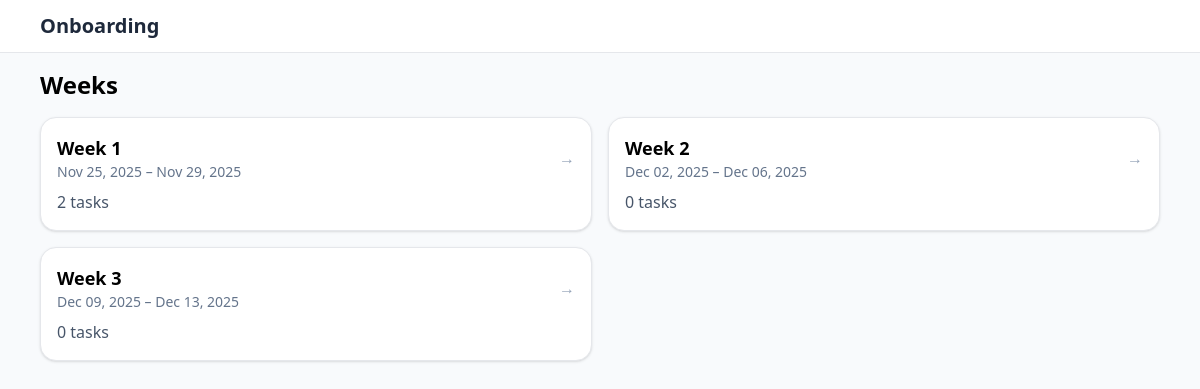
Page /weeks on the committed database.
### Onboarding/models.py (models this page shows)
class Week(db.Model):
    __tablename__ = "weeks"
    id = db.Column(db.Integer, primary_key=True)
    title = db.Column(db.String(255), nullable=False, default="Week")
    start_date = db.Column(db.Date, nullable=True)
    end_date = db.Column(db.Date, nullable=True)
    onboarding_plan_id = db.Column(
        db.Integer, db.ForeignKey("onboarding_plans.id"), nullable=True
    )
    onboarding_plan = db.relationship("OnboardingPlan", back_populates="weeks")
    tasks = db.relationship(
        "Task",
        back_populates="week",
        lazy="selectin",
        cascade="all, delete-orphan",
        order_by="Task.sort_order.asc().nullsfirst(), Task.id.asc()",
    )

### app.py (the view)
@app.get("/weeks")
def weeks():
    all_weeks = Week.query.order_by(Week.start_date.asc()).all()
    return render_template("weeks.html", weeks=all_weeks)

### app.py (called while the page is built)
@app.context_processor
def inject_build_ts():
    return {"build_ts": int(time.time())}

### templates/weeks.html
{% extends 'base.html' %}
{% block content %}
<h1 class="text-2xl font-bold mb-4">Weeks</h1>
<div class="grid md:grid-cols-2 gap-4">
    {% for w in weeks %}
        <a href="{{ url_for('week_detail', week_id=w.id) }}" class="block p-4 rounded-2xl bg-white shadow hover:shadow-md transition border">
            <div class="flex items-center justify-between">
                <div>
                    <h2 class="text-lg font-semibold">{{ w.title }}</h2>
                    {% if w.start_date %}
                        <p class="text-sm text-slate-500">{{ w.start_date.strftime('%b %d, %Y') }}{% if w.end_date %} – {{ w.end_date.strftime('%b %d, %Y') }}{% endif %}</p>
                    {% endif %}
                </div>
                <span class="text-slate-400">→</span>
            </div>
            <p class="mt-2 text-slate-600">{{ w.tasks|length }} tasks</p>
        </a>
    {% endfor %}
</div>
{% endblock %}

### templates/base.html (shortened to what this page needs)
<!doctype html>
<html lang="en">
<head>
  <script src="https://cdn.tailwindcss.com"></script>
  <link rel="stylesheet" href="{{ url_for('static', filename='site.css') }}?v={{ build_ts }}">
</head>
<body class="bg-slate-50 min-h-screen">
  <nav class="bg-white border-b sticky top-0 z-10">
    <div class="max-w-6xl mx-auto px-4 py-3 flex items-center gap-4">
      <a href="/weeks" class="text-xl font-semibold text-slate-800">Onboarding</a>
    </div>
  </nav>
  <main class="max-w-6xl mx-auto p-4">
    {% block content %}{% endblock %}
  </main>
</body>
</html>

### rows in the picture
Week: title "Week 1", start_date "Nov 25, 2025", end_date "Nov 29, 2025", tasks|length "2"
Week: title "Week 2", start_date "Dec 02, 2025", end_date "Dec 06, 2025", tasks|length "0"
Week: title "Week 3", start_date "Dec 09, 2025", end_date "Dec 13, 2025", tasks|length "0"
